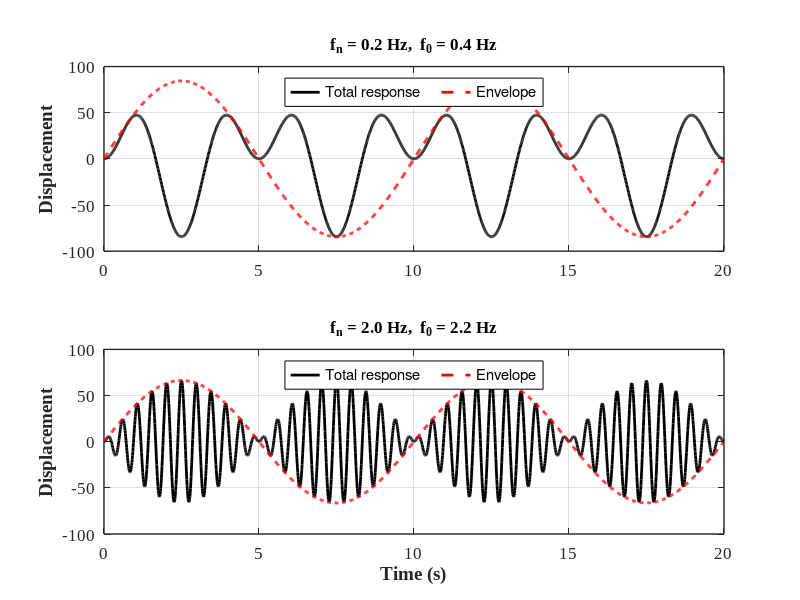

Write MATLAB code to recreate this figure.
%% Figure 3-11: Response of An Undamped SDOF at Beating Frequency (Harmonic Loading)

clear; close all; clc;
%%


figure(1);  set(figure(1), 'Position', [100   100   800   600])
%% Subplot 1
            subplot(2,1,1)
            hold on; grid on; box on;

            i = 0;
            for f = [0.2] % 2, 0.2
                i = i+1;

                f0      = 0.4; % 2.2, .4
                w_n     = 2*pi*f;
                w       = 2*pi*f0;
                ystatic = 1;
                beta    = w/w_n;
                t       = 0:0.01:20;   % Time vector

                Scale = 500;
                y     = Scale*(2*f0)/(w^2-w_n^2) .*  sin((w-w_n)*t/2).*sin((w+w_n)*t/2);
                yEnv  = Scale*(2*f0)/(w^2-w_n^2) .*  sin((w-w_n)*t/2);



                plot(t,y,'-k','LineWidth',2); grid on
                plot(t,yEnv,'--r','LineWidth',2); grid on

                set(gca, 'LineWidth',1, 'FontWeight','normal', 'FontName','Times New Roman', 'FontSize',12)               
                ylabel('Displacement', 'fontsize',14, 'fontname','Times New Roman','FontWeight','Bold')
                title(['f_n = ',num2str(f,'%.1f'),' Hz,  f_0 = ',num2str(f0,'%.1f'),' Hz'], 'fontsize',12, 'fontname','Times New Roman','FontWeight','Bold')
                legend('Total response','Envelope','location','north','numcolumns',2,'edgecolor','k')
            end

%% Subplot 2
                subplot(2,1,2)
                hold on; grid on; box on;


                for f = [2] % 2, 0.2
                    i = i+1;

                    f0  = 2.2; % 2.2, .4
                    w_n = 2*pi*f;
                    w   = 2*pi*f0;
                    ystatic= 1;
                    beta   = w/w_n;
                    t   = 0:0.01:20;   % Set the time vector

                    Scale = 500;
                    y     = Scale*(2*f0)/(w^2-w_n^2) .*  sin((w-w_n)*t/2).*sin((w+w_n)*t/2);
                    yEnv  = Scale*(2*f0)/(w^2-w_n^2) .*  sin((w-w_n)*t/2);

                    plot(t,y,'-k','LineWidth',2); grid on
                    plot(t,yEnv,'--r','LineWidth',2); grid on

                    set(gca, 'LineWidth',1, 'FontWeight','normal', 'FontName','Times New Roman', 'FontSize',12)               
                    xlabel('Time (s)', 'fontsize',14, 'fontname','Times New Roman','FontWeight','Bold')
                    ylabel('Displacement', 'fontsize',14, 'fontname','Times New Roman','FontWeight','Bold')
                    title(['f_n = ',num2str(f,'%.1f'),' Hz,  f_0 = ',num2str(f0,'%.1f'),' Hz'], 'fontsize',12, 'fontname','Times New Roman','FontWeight','Bold')
                    legend('Total response','Envelope','location','north','numcolumns',2,'edgecolor','k')
                end

%% Print
print('FIG_3_11','-dpng')
